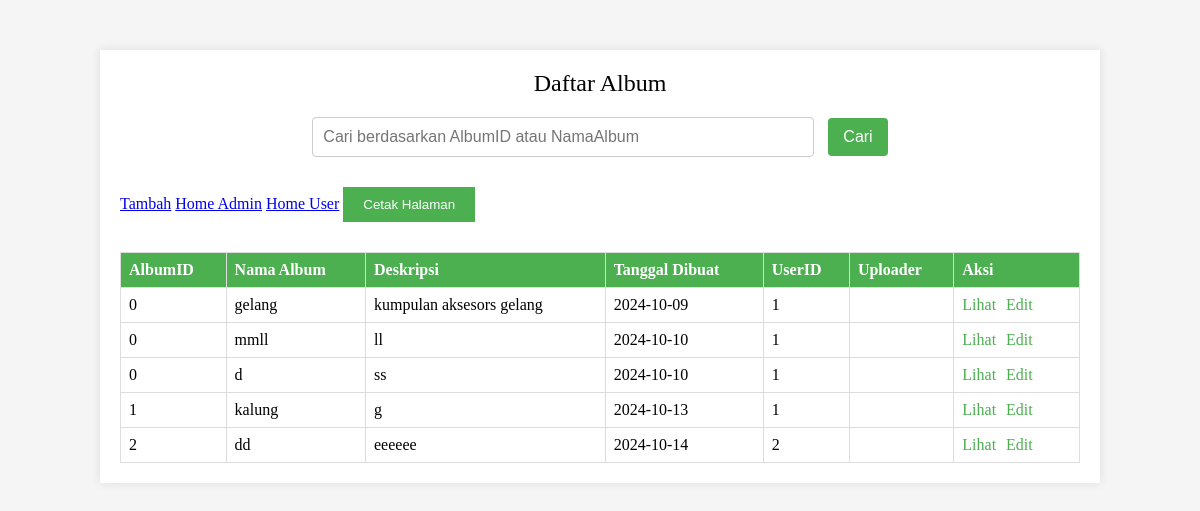
Screenshot of /gallery/index_album.php (signed in) with the database file from the repository.
### tables this page shows
CREATE TABLE `album` (
  `AlbumID` int(11) NOT NULL,
  `NamaAlbum` varchar(255) NOT NULL,
  `Deskripsi` text NOT NULL,
  `TanggalDibuat` date NOT NULL,
  `UserID` int(11) NOT NULL
);

### gallery/index_album.php (the view, shortened to what this page needs)
<?php
include 'koneksi.php';
$search = '';
$query = "SELECT * FROM album WHERE AlbumID LIKE '%$search%' OR NamaAlbum LIKE '%$search%'";
$result = mysqli_query($conn, $query);
?>
<!DOCTYPE html>
<html lang="en">
<head>
    <link rel="stylesheet" href="css/indexalbum.css">
</head>
<body>
<div class="container">
    <div class="title">Daftar Album</div>
    <div class="search-container">
        <form method="GET" action="index_album.php">
            <input type="text" name="search" class="search-input" placeholder="Cari berdasarkan AlbumID atau NamaAlbum" value="<?php echo $search; ?>">
            <button type="submit" class="search-button">Cari</button>
        </form>
    </div>
    <a href="add_album.php">Tambah</a>
    <a href="home_admin.php">Home Admin</a>
    <a href="home_user.php">Home User</a>
    <button class="print-button" onclick="window.print()">Cetak Halaman</button>
    <table>
        <thead>
            <tr>
                <th>AlbumID</th>
                <th>Nama Album</th>
                <th>Deskripsi</th>
                <th>Tanggal Dibuat</th>
                <th>UserID</th>
                <th>Uploader</th>
                <th class="action-links">Aksi</th>
            </tr>
        </thead>
        <tbody>
            <?php
            while ($row = mysqli_fetch_assoc($result)) {
                echo "<tr>";
                echo "<td>" . $row['AlbumID'] . "</td>";
                echo "<td>" . $row['NamaAlbum'] . "</td>";
                echo "<td>" . $row['Deskripsi'] . "</td>";
                echo "<td>" . $row['TanggalDibuat'] . "</td>";
                echo "<td>" . $row['UserID'] . "</td>";
                echo "<td>" . $row['Uploader'] . "</td>";
                echo "<td class='action-links'>"
                   . "<a href='view_album.php?id=" . $row['AlbumID'] . "'>Lihat</a>"
                   . "<a href='edit_album.php?id=" . $row['AlbumID'] . "'>Edit</a>";
                echo "</td>";
                echo "</tr>";
            }
            ?>
        </tbody>
    </table>
</div>
</body>
</html>

### gallery/css/indexalbum.css (style rules this page uses)
body { font-family: Times New Roman, serif; background-color: #f5f5f5; margin: 0; padding: 0; }
.container { width: 80%; margin: 50px auto; background-color: white; padding: 20px; box-shadow: 0 0 10px rgba(0, 0, 0, 0.1); }
table { width: 100%; border-collapse: collapse; margin-top: 20px; }
table, th, td { border: 1px solid #ddd; }
th, td { padding: 8px; text-align: left; }
th { background-color: #4CAF50; color: white; }
.title { text-align: center; font-size: 24px; margin-bottom: 20px; }
.action-links a { margin-right: 10px; text-decoration: none; color: #4CAF50; }
.print-button { display: inline-block; margin: 10px 0; padding: 10px 20px; background-color: #4CAF50; color: white; border: none; cursor: pointer; }
.search-container { margin-bottom: 20px; text-align: center; }
.search-input { padding: 10px; width: 50%; font-size: 16px; border: 1px solid #ccc; border-radius: 4px; }
.search-button { padding: 10px 15px; font-size: 16px; background-color: #4CAF50; color: white; border: none; cursor: pointer; border-radius: 4px; margin-left: 10px; }

### rows the page displays
album: AlbumID "0", NamaAlbum "gelang", Deskripsi "kumpulan aksesors gelang", TanggalDibuat "2024-10-09", UserID "1"
album: AlbumID "0", NamaAlbum "mmll", Deskripsi "ll", TanggalDibuat "2024-10-10", UserID "1"
album: AlbumID "0", NamaAlbum "d", Deskripsi "ss", TanggalDibuat "2024-10-10", UserID "1"
album: AlbumID "1", NamaAlbum "kalung", Deskripsi "g", TanggalDibuat "2024-10-13", UserID "1"
album: AlbumID "2", NamaAlbum "dd", Deskripsi "eeeeee", TanggalDibuat "2024-10-14", UserID "2"
